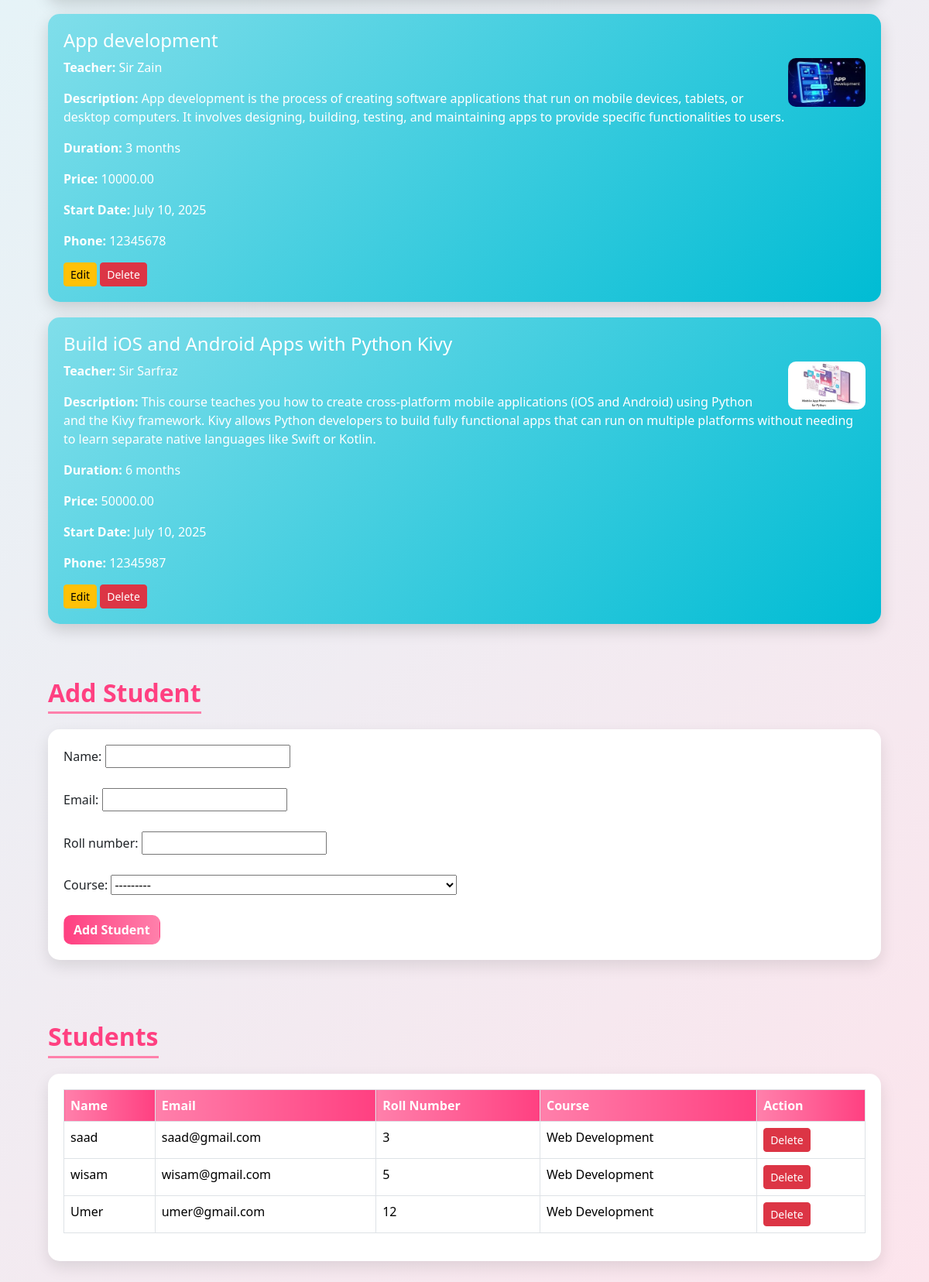
The app's page /dashboard/ (signed in, lower part), older data.
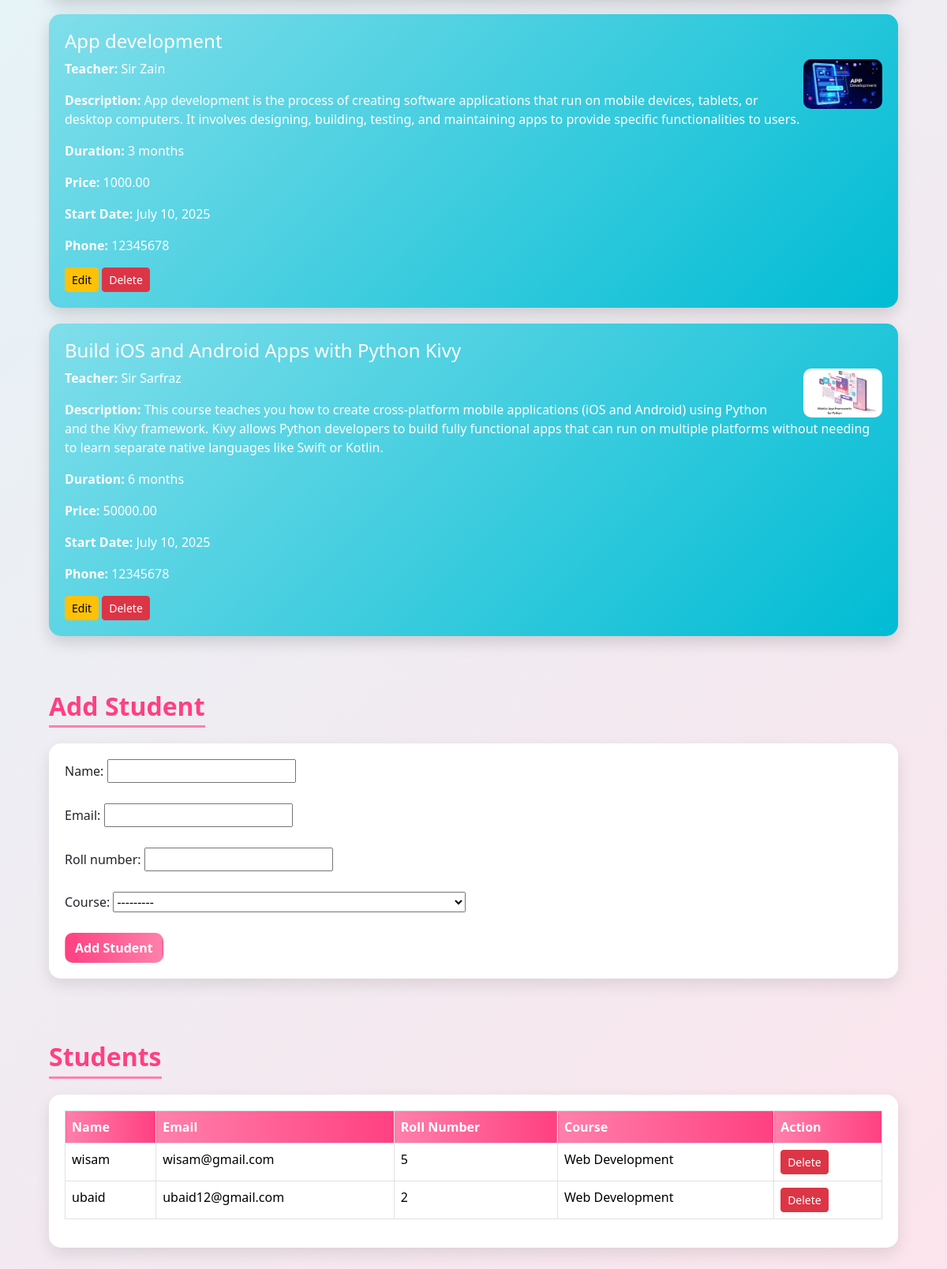
The same page, newer data.
### students/models.py (models this page shows, shortened)
class Course(models.Model):
    name = models.CharField(max_length=100)
    description = models.TextField(blank=True, null=True)
    teacher = models.CharField(max_length=100, blank=True, null=True)
    duration = models.CharField(max_length=50, blank=True, null=True)  # e.g. "3 months"
    price = models.DecimalField(max_digits=8, decimal_places=2, blank=True, null=True)
    starting_date = models.DateField(blank=True, null=True)
    phone_number = models.CharField(max_length=15, blank=True, null=True)
    image = models.ImageField(upload_to='course_images/', blank=True, null=True)
    created_at = models.DateTimeField(auto_now_add=True)
    def __str__(self):
        return f"{self.name} - {self.teacher if self.teacher else 'No teacher assigned'}"

class Student(models.Model):
    name = models.CharField(max_length=100)
    email = models.EmailField(unique=True)
    roll_number = models.CharField(max_length=20, unique=True)
    course = models.ForeignKey('Course', on_delete=models.SET_NULL, null=True, blank=True)
    created_at = models.DateTimeField(auto_now_add=True)

### students/views.py (the view)
# urls.py: path('dashboard/', views.dashboard, name='dashboard'),
@login_required(login_url='login')
def dashboard(request):
    courses = Course.objects.all()
    students = Student.objects.all()
    if request.method == "POST" and 'add_course' in request.POST:
        course_form = CourseForm(request.POST, request.FILES)
        if course_form.is_valid():
            course_form.save()
            return redirect('dashboard')
    else:
        course_form = CourseForm()
    if request.method == "POST" and 'add_student' in request.POST:
        student_form = StudentForm(request.POST)
        if student_form.is_valid():
            student_form.save()
            return redirect('dashboard')
    else:
        student_form = StudentForm()
    context = {
        'courses': courses,
        'students': students,
        'form': course_form,
        'student_form': student_form,
    }
    return render(request, 'dashboard.html', context)

### students/views.py
class CourseForm(forms.ModelForm):
    class Meta:
        model = Course
        fields = ['name', 'description', 'teacher', 'duration',
                  'price', 'starting_date', 'phone_number', 'image']

class StudentForm(forms.ModelForm):
    class Meta:
        model = Student
        fields = ['name', 'email', 'roll_number', 'course']

### templates/dashboard.html (shortened to what this page needs)
{% load static %}
<!DOCTYPE html>
<html lang="en">
<head>
<link href="https://cdn.jsdelivr.net/npm/bootstrap@5.3.2/dist/css/bootstrap.min.css" rel="stylesheet">
</head>
<body>
<div class="container">
    {% for course in courses %}
    <div class="course-card">
        <h4>{{ course.name }}</h4>
        <div>
            {% if course.image %}
            <img src="{{ course.image.url }}" alt="{{ course.name }}">
            {% endif %}
            <p><strong>Teacher:</strong> {{ course.teacher|default:"Not assigned" }}</p>
            <p><strong>Description:</strong> {{ course.description|default:"No description" }}</p>
            <p><strong>Duration:</strong> {{ course.duration|default:"N/A" }}</p>
            <p><strong>Price:</strong> {{ course.price|default:"N/A" }}</p>
            <p><strong>Start Date:</strong> {{ course.starting_date|default:"N/A" }}</p>
            <p><strong>Phone:</strong> {{ course.phone_number|default:"N/A" }}</p>
        </div>
        <div class="mt-2">
            <a href="{% url 'edit_course' course.pk %}" class="btn btn-warning btn-sm">Edit</a>
            <a href="{% url 'delete_course' course.pk %}" class="btn btn-danger btn-sm">Delete</a>
        </div>
    </div>
    {% empty %}
    <p>No courses available.</p>
    {% endfor %}
    <h2>Add Student</h2>
    <div class="card-section form-section">
        <form method="POST">
            {{ student_form.as_p }}
            <button type="submit" name="add_student" class="btn">Add Student</button>
        </form>
    </div>
    <h2>Students</h2>
    <div class="card-section">
        <table class="table table-bordered student-table">
            <thead>
                <tr>
                    <th>Name</th>
                    <th>Email</th>
                    <th>Roll Number</th>
                    <th>Course</th>
                    <th>Action</th>
                </tr>
            </thead>
            <tbody>
                {% for student in students %}
                <tr>
                    <td>{{ student.name }}</td>
                    <td>{{ student.email }}</td>
                    <td>{{ student.roll_number }}</td>
                    <td>
                        {% if student.course %}
                            {{ student.course.name }}
                        {% else %}
                            Not assigned
                        {% endif %}
                    </td>
                    <td>
                        <a href="{% url 'delete_student' student.pk %}" class="btn btn-danger btn-sm">Delete</a>
                    </td>
                </tr>
                {% empty %}
                <tr>
                    <td colspan="5">No students found.</td>
                </tr>
                {% endfor %}
            </tbody>
        </table>
    </div>
</div>
</body>
</html>

### templates/dashboard.html (style rules this page uses)
body { font-family: 'Segoe UI', Tahoma, Geneva, Verdana, sans-serif; background: linear-gradient(135deg, #e0f7fa, #fce4ec); margin: 0; padding: 0; }
.container { max-width: 1100px; margin-top: 40px; }
h1, h2 { text-align: center; font-weight: 700; }
h2 { margin-top: 50px; margin-bottom: 20px; color: #ff4081; border-bottom: 3px solid #ff80ab; display: inline-block; padding-bottom: 5px; }
.btn { transition: all 0.3s ease; }
.course-card { background: linear-gradient(135deg, #80deea, #00bcd4); color: #fff; padding: 20px; border-radius: 15px; margin-bottom: 20px; box-shadow: 0 8px 20px rgba(0,0,0,0.15); transition: transform 0.3s, box-shadow 0.3s; }
.course-card img { float: right; width: 100px; height: auto; border-radius: 10px; margin-left: 15px; }
.student-table th { background: linear-gradient(90deg, #ff80ab, #ff4081); color: #fff; font-weight: 600; }
.student-table tr:nth-child(even) { background: #ffe6f0; }
.card-section { background: #fff; padding: 20px; border-radius: 15px; box-shadow: 0 8px 20px rgba(0,0,0,0.1); margin-bottom: 30px; }
form input, form select { margin-bottom: 10px; }
.form-section button { background: linear-gradient(90deg,#ff4081,#ff80ab); color: #fff; font-weight: 600; border-radius: 10px; }

Row changes from the older to the newer data that the page shows:
removed Student: name "saad", email "saad@gmail.com", roll_number "3", course.name "Web Development"
removed Student: name "Umer", email "umer@gmail.com", roll_number "12", course.name "Web Development"
changed Course "App development": price "10000.00" → "1000.00"
changed Course "Build iOS and Android Apps with Python Kivy": phone_number "12345987" → "12345678"
added Student: name "ubaid", email "ubaid12@gmail.com", roll_number "2", course.name "Web Development"
